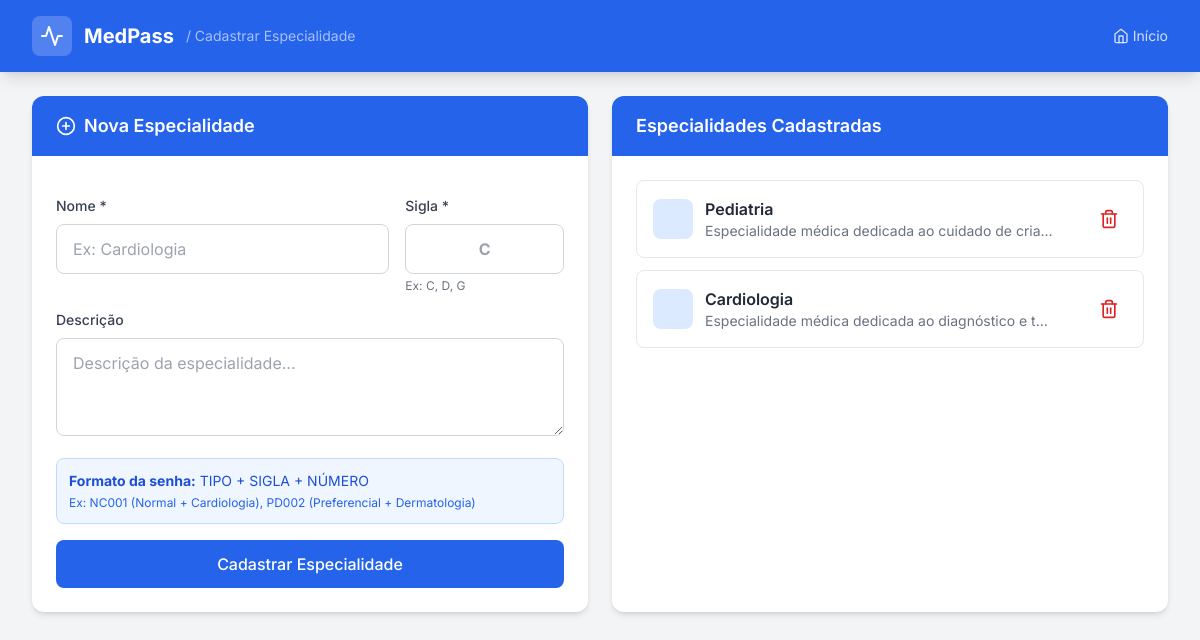
Page /cadastrar-especialidade/ on the earlier database version.
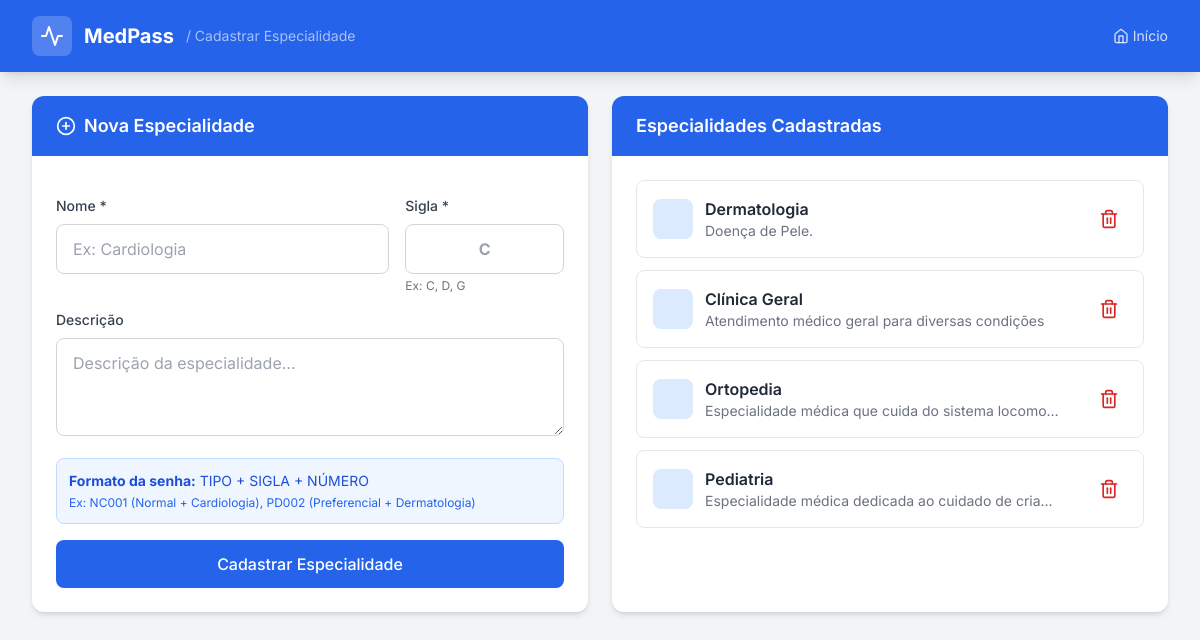
Same page on the later database version.
### app_medpass/models.py (models this page shows, shortened)
class Especialidade(models.Model):
    nome = models.CharField(
        max_length=100,
        unique=True,
        verbose_name="Nome da Especialidade",
        help_text="Nome da especialidade médica (ex: Cardiologia, Pediatria)"
    )
    sigla = models.CharField(
        max_length=3,
        unique=True,
        verbose_name="Sigla",
        help_text="Sigla para gerar a senha (ex: C para Cardiologia, P para Pediatria)"
    )
    descricao = models.TextField(
        blank=True,
        verbose_name="Descrição",
        help_text="Descrição detalhada da especialidade"
    )
    ativa = models.BooleanField(
        default=True,
        verbose_name="Ativa",
        help_text="Indica se a especialidade está ativa no sistema"
    )
    criado_em = models.DateTimeField(
        auto_now_add=True,
        verbose_name="Data de Criação"
    )
    atualizado_em = models.DateTimeField(
        auto_now=True,
        verbose_name="Data de Atualização"
    )
    class Meta:
        verbose_name = "Especialidade"
        verbose_name_plural = "Especialidades"
        ordering = ['nome']

### app_medpass/views.py (the view, shortened to what this page needs)
# urls.py: path('cadastrar-especialidade/', views.cadastrar_especialidade, name='cadastrar_especialidade'),
def cadastrar_especialidade(request):
    especialidades = Especialidade.objects.filter(ativa=True).order_by('-criado_em')
    return render(request, 'cadastrarespecialidade/cadastrar_especialidade.html', {
        'especialidades': especialidades
    })

### app_medpass/templates/cadastrarespecialidade/cadastrar_especialidade.html (shortened to what this page needs)
{% extends 'base.html' %}
{% block header_subtitle %}
<span class="text-white/60 text-sm ml-2">/ Cadastrar Especialidade</span>
{% endblock %}
{% block content %}
<div class="grid grid-cols-1 lg:grid-cols-2 gap-6">
    <div class="bg-white rounded-xl shadow-md overflow-hidden">
        <div class="bg-blue-600 px-6 py-4">
            <h2 class="text-lg font-semibold text-white flex items-center">
                <i data-feather="plus-circle" class="w-5 h-5 mr-2"></i>
                Nova Especialidade
            </h2>
        </div>
        <form method="POST" class="p-6 space-y-4">
            <div class="grid grid-cols-3 gap-4">
                <div class="col-span-2">
                    <label class="block text-sm font-medium text-gray-700 mb-2">Nome *</label>
                    <input type="text" name="nome" required class="w-full px-4 py-3 border border-gray-300 rounded-lg focus:ring-2 focus:ring-blue-500" placeholder="Ex: Cardiologia">
                </div>
                <div>
                    <label class="block text-sm font-medium text-gray-700 mb-2">Sigla *</label>
                    <input type="text" name="sigla" required maxlength="3" class="w-full px-4 py-3 border border-gray-300 rounded-lg focus:ring-2 focus:ring-blue-500 uppercase text-center font-bold" placeholder="C">
                    <p class="text-xs text-gray-500 mt-1">Ex: C, D, G</p>
                </div>
            </div>
            <div>
                <label class="block text-sm font-medium text-gray-700 mb-2">Descrição</label>
                <textarea name="descricao" rows="3" class="w-full px-4 py-3 border border-gray-300 rounded-lg focus:ring-2 focus:ring-blue-500" placeholder="Descrição da especialidade..."></textarea>
            </div>
            <div class="bg-blue-50 border border-blue-200 rounded-lg p-3">
                <p class="text-sm text-blue-700"><strong>Formato da senha:</strong> TIPO + SIGLA + NÚMERO</p>
                <p class="text-xs text-blue-600 mt-1">Ex: NC001 (Normal + Cardiologia), PD002 (Preferencial + Dermatologia)</p>
            </div>
            <button type="submit" class="w-full bg-blue-600 hover:bg-blue-700 text-white font-medium py-3 rounded-lg transition-colors">
                Cadastrar Especialidade
            </button>
        </form>
    </div>
    <div class="bg-white rounded-xl shadow-md overflow-hidden">
        <div class="bg-blue-600 px-6 py-4">
            <h2 class="text-lg font-semibold text-white">Especialidades Cadastradas</h2>
        </div>
        <div class="p-6 max-h-96 overflow-y-auto">
            {% for esp in especialidades %}
            <div class="border border-gray-200 rounded-lg p-4 mb-3 flex items-center justify-between">
                <div class="flex items-center space-x-3">
                    <div class="w-10 h-10 bg-blue-100 rounded-lg flex items-center justify-center">
                    </div>
                    <div>
                        <p class="font-semibold text-gray-800">{{ esp.nome }}</p>
                        {% if esp.descricao %}<p class="text-sm text-gray-500">{{ esp.descricao|truncatechars:50 }}</p>{% endif %}
                    </div>
                </div>
                <a href="{% url 'deletar_especialidade' esp.id %}" onclick="return confirm('Remover {{ esp.nome }}?')" class="text-red-600 hover:text-red-800 p-2">
                    <i data-feather="trash-2" class="w-5 h-5"></i>
                </a>
            </div>
            {% empty %}
            <p class="text-center text-gray-500 py-8">Nenhuma especialidade cadastrada</p>
            {% endfor %}
        </div>
    </div>
</div>
{% endblock %}

Differences in the rows shown:
no longer on this page (row unchanged): Especialidade: nome "Cardiologia", descricao "Especialidade médica dedicada ao diagnóstico e t…"
added Especialidade: nome "Dermatologia", descricao "Doença de Pele."
added Especialidade: nome "Clínica Geral", descricao "Atendimento médico geral para diversas condições"
added Especialidade: nome "Ortopedia", descricao "Especialidade médica que cuida do sistema locomo…"
